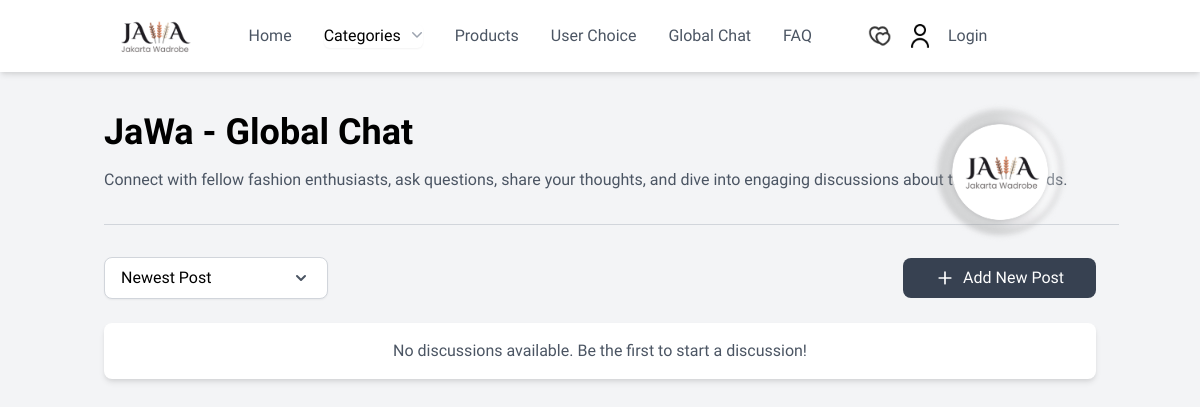
Page /globalChat/ on the earlier database version.
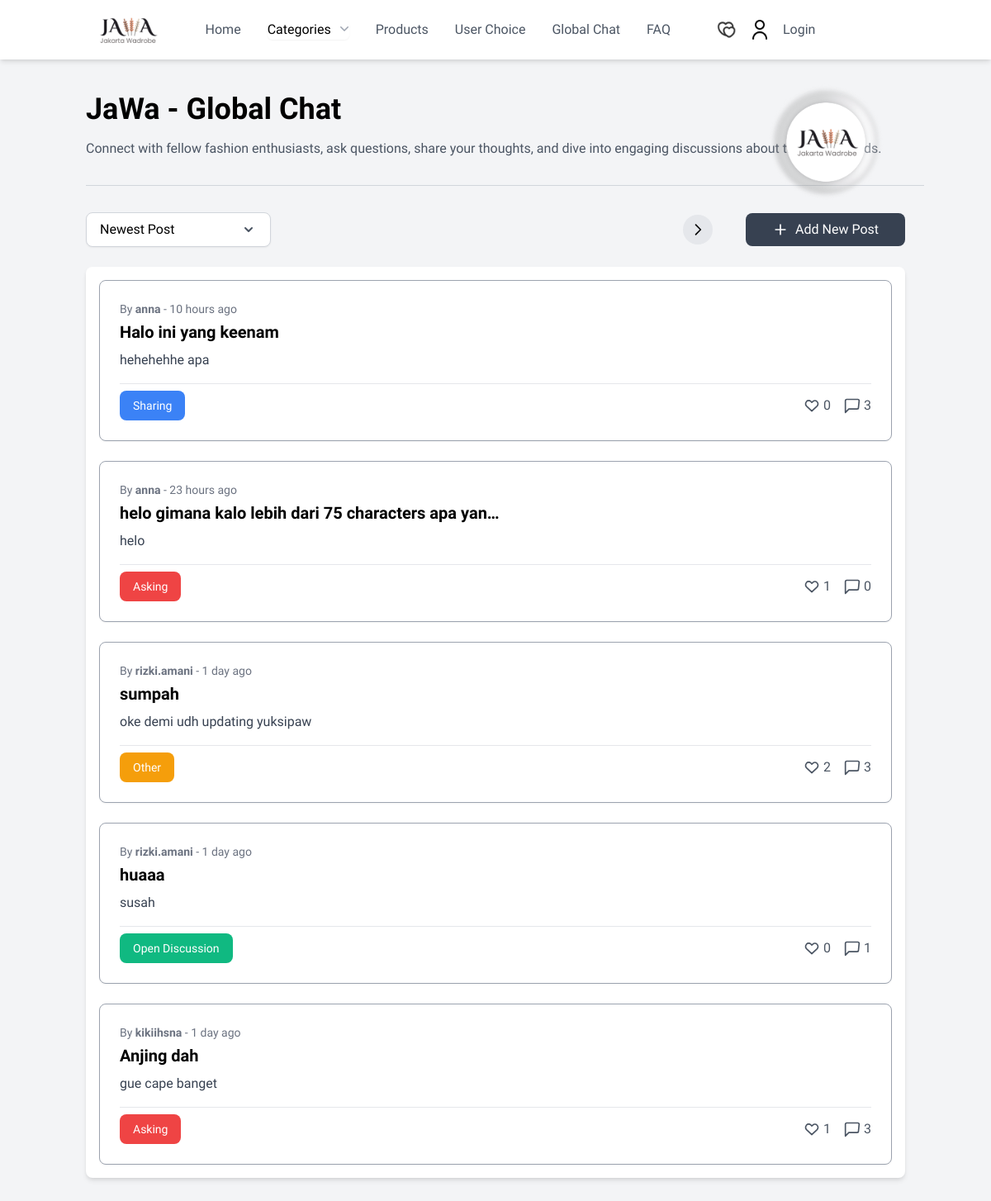
Same page on the later database version.
### globalChat/models.py (models this page shows, shortened)
class Forum(models.Model):
    TITLE_MAX_LENGTH = 75
    PURPOSE_CHOICES = [
        ('Asking', 'Asking'),
        ('Sharing', 'Sharing'),
        ('Open Discussion', 'Open Discussion'),
        ('Other', 'Other'),
    ]
    title = models.CharField(max_length=TITLE_MAX_LENGTH)
    description = models.TextField()
    purpose = models.CharField(max_length=20, choices=PURPOSE_CHOICES)
    user = models.ForeignKey(User, on_delete=models.CASCADE)  # Connects to the Django User
    posted_time = models.DateTimeField(default=timezone.now)
    likes = models.ManyToManyField(User, related_name='forum_likes', blank=True)
    bookmarks = models.ManyToManyField(User, related_name="bookmarked_forums", blank=True)
    def total_likes(self):
        return self.likes.count()

### globalChat/views.py (the view)
# urls.py: path('', views.global_chat, name='global_chat'),  # Routing untuk Global Chat page
def global_chat(request):
    forums_list = Forum.objects.all().order_by('-posted_time')  # Order by newest first
    paginator = Paginator(forums_list, 5)  # Show 5 forums per page
    page_number = request.GET.get('page')
    forums = paginator.get_page(page_number)
    return render(request, 'global_chat.html', {'forums': forums})

### globalChat/templatetags/custom_filters.py (called while the page is built)
@register.filter
def simple_timesince(value):
    time_ago = timesince(value)
    return time_ago.split(',')[0]

### globalChat/templates/global_chat.html (shortened to what this page needs)
<!DOCTYPE html>
{% load static %}
{% load custom_filters %}
<html lang="en">
<head>
    <link href="https://cdn.jsdelivr.net/npm/tailwindcss@2.2.19/dist/tailwind.min.css" rel="stylesheet">
</head>
<body class="bg-gray-100 flex flex-col min-h-screen" style="font-family: 'Urbanist', sans-serif;">
    {% include "navbar.html" %}
    <div class="flex-grow container mx-auto px-4 py-8 mt-20">
        <div class="relative flex items-center mb-4">
            <h1 class="text-4xl font-bold">JaWa - Global Chat</h1>
            <div class="absolute right-4 mt-20">
                <img src="{% static 'images/logo-global-chatfix.png' %}" alt="JaWa Logo" class="h-40 w-auto">
            </div>
        </div>
        <p class="text-gray-600 mb-8">
            Connect with fellow fashion enthusiasts, ask questions, share your thoughts, and dive into engaging discussions about the latest trends.
        </p>
        <div class="border-t border-gray-300 my-4 mb-8" style="width: 1015px;"></div>
        <div class="flex justify-between items-center mb-6">
            <div class="relative">
                <button class="bg-white text-black px-4 py-2 w-56 rounded-lg focus:outline-none border border-gray-300 shadow-sm flex justify-between items-center" id="dropdownFilterBtn">
                    Newest Post
                    <svg xmlns="http://www.w3.org/2000/svg" class="h-5 w-5 text-gray-600" viewBox="0 0 20 20" fill="currentColor">
                        <path fill-rule="evenodd" d="M5.293 7.293a1 1 0 011.414 0L10 10.586l3.293-3.293a1 1 0 111.414 1.414l-4 4a1 1 0 01-1.414 0l-4-4a1 1 0 010-1.414z" clip-rule="evenodd" />
                    </svg>
                </button>
            </div>
            <div class="flex items-center space-x-4 ml-auto mr-10">
                {% if forums.has_next %}
                    <a href="?page={{ forums.next_page_number }}" class="bg-gray-200 p-2 rounded-full hover:bg-gray-300 active:scale-95 transition transform">
                        <svg class="w-5 h-5" fill="none" stroke="currentColor" viewBox="0 0 24 24" xmlns="http://www.w3.org/2000/svg">
                            <path stroke-linecap="round" stroke-linejoin="round" stroke-width="2" d="M9 5l7 7-7 7"></path>
                        </svg>
                    </a>
                {% endif %}
            </div>
            <a href="{% url 'globalChat:new_post' %}" class="bg-gray-700 text-white px-8 py-2 rounded-lg hover:bg-gray-600 flex items-center space-x-2">
                <svg xmlns="http://www.w3.org/2000/svg" class="h-5 w-5" viewBox="0 0 24 24" fill="currentColor">
                    <path fill-rule="evenodd" d="M12 4a1 1 0 011 1v6h6a1 1 0 110 2h-6v6a1 1 0 11-2 0v-6H5a1 1 0 110-2h6V5a1 1 0 011-1z" clip-rule="evenodd" />
                </svg>
                <span>Add New Post</span>
            </a>
        </div>
        <div class="space-y-6 max-w-5xl h-[500px] overflow-y-scroll px-4 py-4 bg-white shadow-md rounded-lg">
            {% if forums %}
                {% for forum in forums %}
                <a href="{% url 'globalChat:detail_chat' forum.id %}" class="block bg-white shadow-sm rounded-lg p-6 relative border border-gray-400 hover:bg-gray-100 transition duration-300 ease-in-out">
                    <div class="flex justify-between items-start">
                        <div>
                            <p class="text-sm text-gray-500 mb-1">
                                By <strong>{{ forum.user.username }}</strong> - {{ forum.posted_time|simple_timesince }} ago
                            </p>
                            <h2 class="text-xl font-semibold">{{ forum.title|truncatechars:50 }}</h2>
                            <p class="text-gray-700 mt-2">{{ forum.description|truncatewords:70 }}</p>
                        </div>
                    </div>
                    <div class="flex justify-between items-center mt-4 border-t pt-2">
                        <div>
                            {% if forum.purpose == 'Asking' %}
                                <span class="inline-block bg-red-500 text-white px-4 py-2 rounded-lg text-sm">Asking</span>
                            {% elif forum.purpose == 'Sharing' %}
                                <span class="inline-block bg-blue-500 text-white px-4 py-2 rounded-lg text-sm">Sharing</span>
                            {% elif forum.purpose == 'Open Discussion' %}
                                <span class="inline-block bg-green-500 text-white px-4 py-2 rounded-lg text-sm">Open Discussion</span>
                            {% else %}
                                <span class="inline-block bg-yellow-500 text-white px-4 py-2 rounded-lg text-sm">Other</span>
                            {% endif %}
                        </div>
                        <div class="flex space-x-4">
                            <div class="flex items-center text-gray-600">
                                <svg xmlns="http://www.w3.org/2000/svg" class="h-5 w-5 mr-1" fill="none" viewBox="0 0 24 24" stroke="currentColor">
                                    <path stroke-linecap="round" stroke-linejoin="round" stroke-width="2" d="M4.318 6.318a4.5 4.5 0 000 6.364L12 20l7.682-7.318a4.5 4.5 0 10-6.364-6.364L12 7.293l-1.318-1.318a4.5 4.5 0 00-6.364 0z" />
                                  </svg>
                                {{ forum.total_likes }}
                            </div>
                            <div class="flex items-center text-gray-600">
                                <svg xmlns="http://www.w3.org/2000/svg" class="h-5 w-5 mr-1" viewBox="0 0 24 24" fill="none" stroke="currentColor" stroke-width="2" stroke-linecap="round" stroke-linejoin="round"><path d="M21 15a2 2 0 01-2 2H7l-5 5V5a2 2 0 012-2h16a2 2 0 012 2z"></path></svg>
                                {{ forum.comments.count }}
                            </div>
                        </div>
                    </div>
                </a>
                {% endfor %}
            {% else %}
            <p class="text-gray-600 text-center">No discussions available. Be the first to start a discussion!</p>
            {% endif %}
        </div>
</body>
</html>

### templates/navbar.html (shortened to what this page needs)
{% load static %}
<div class="bg-white shadow-md fixed z-10 w-full">
    <div class="container mx-10 flex justify-center items-center space-x-14 py-4">
      <a class="font-bold text-gray-800 transition-transform duration-300 transform hover:scale-105">
        <img src="{% static 'images/logo2.png' %}" alt="logo" class="h-10">
      </a>
      <div class="hidden md:flex space-x-8">
        <a href = {% url 'main:show_main' %} class="text-gray-600 hover:text-blue-600 transform hover:scale-105">Home</a>
        <div class="relative inline-block text-left">
          <div>
            <button type="button" class="inline-flex justify-center gap-x-1.5 rounded-md bg-white shadow-sm hover:bg-gray-50" id="categories-button" aria-expanded="true" aria-haspopup="true">
              Categories
              <svg class="-mr-1 h-5 w-5 text-gray-400" viewBox="0 0 20 20" fill="currentColor" aria-hidden="true">
                <path fill-rule="evenodd" d="M5.22 8.22a.75.75 0 0 1 1.06 0L10 11.94l3.72-3.72a.75.75 0 1 1 1.06 1.06l-4.25 4.25a.75.75 0 0 1-1.06 0L5.22 9.28a.75.75 0 0 1 0-1.06Z" clip-rule="evenodd" />
              </svg>
            </button>
          </div>
        </div>
        <a href="{% url 'products:show_products_by_price' %}" class="text-gray-600 hover:text-blue-600 transform hover:scale-105">Products</a>
        <a href="{% url 'user_choices:show_user_choices' %}" class="text-gray-600 hover:text-blue-600 transform hover:scale-105">User Choice</a>
        <a href="{% url 'globalChat:global_chat' %}" class="text-gray-600 hover:text-blue-600 transform hover:scale-105">Global Chat</a>          <a class="text-gray-600 hover:text-blue-600 transform hover:scale-105">FAQ</a>
      </div>
      <div class="hidden md:flex space-x-4 items-center">
        <a href="{% url 'user_choices:show_user_choices' %}" class="text-gray-600 hover:text-blue-600 transform hover:scale-105"><img src="{% static 'images/grey.png' %}" alt="cart" class="h-6 w-6"></a>
        <img src="{% static 'images/user.png' %}" alt="user" class="h-6 w-6">
        {% if user.is_authenticated %}
          <a href="{% url 'main:logout' %}" class="text-gray-600 hover:text-blue-600 transform hover:scale-105">Logout</a>
        {% else %}
          <a href="{% url 'main:login' %}" class="text-gray-600 hover:text-blue-600 transform hover:scale-105">Login</a>
        {% endif %}
      </div>
    </div>
  </div>

Differences in the rows shown:
added Forum: user.username "anna", posted_time|simple_timesince "10 hours", title "Halo ini yang keenam", description "hehehehhe apa", purpose "Sharing", total_likes "0", comments.count "3"
added Forum: user.username "anna", posted_time|simple_timesince "23 hours", title "helo gimana kalo lebih dari 75 characters apa yan…", description "helo", purpose "Asking", total_likes "1", comments.count "0"
added Forum: user.username "rizki.amani", posted_time|simple_timesince "1 day", title "sumpah", description "oke demi udh updating yuksipaw", purpose "Other", total_likes "2", comments.count "3"
added Forum: user.username "rizki.amani", posted_time|simple_timesince "1 day", title "huaaa", description "susah", purpose "Open Discussion", total_likes "0", comments.count "1"
added Forum: user.username "kikiihsna", posted_time|simple_timesince "1 day", title "Anjing dah", description "gue cape banget", purpose "Asking", total_likes "1", comments.count "3"
Other differences:
text no longer shown: "No discussions available. Be the first to start a discussion!"
